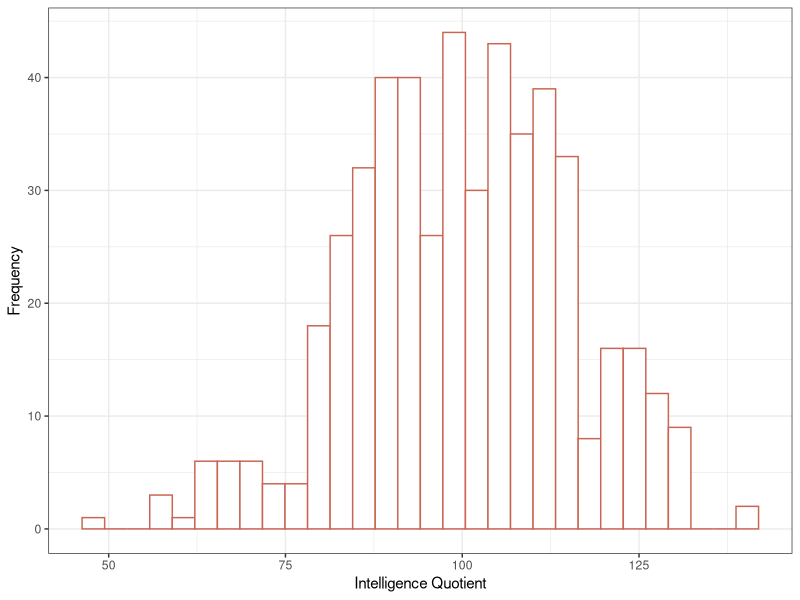
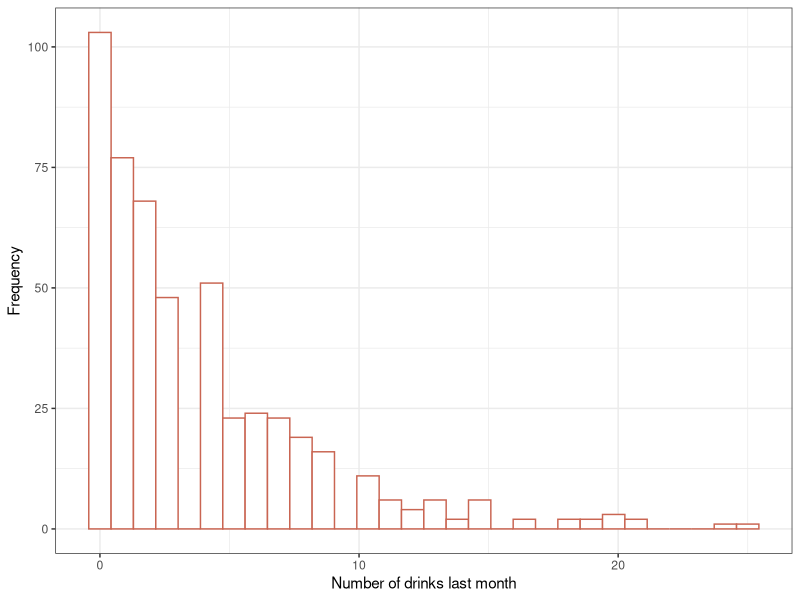
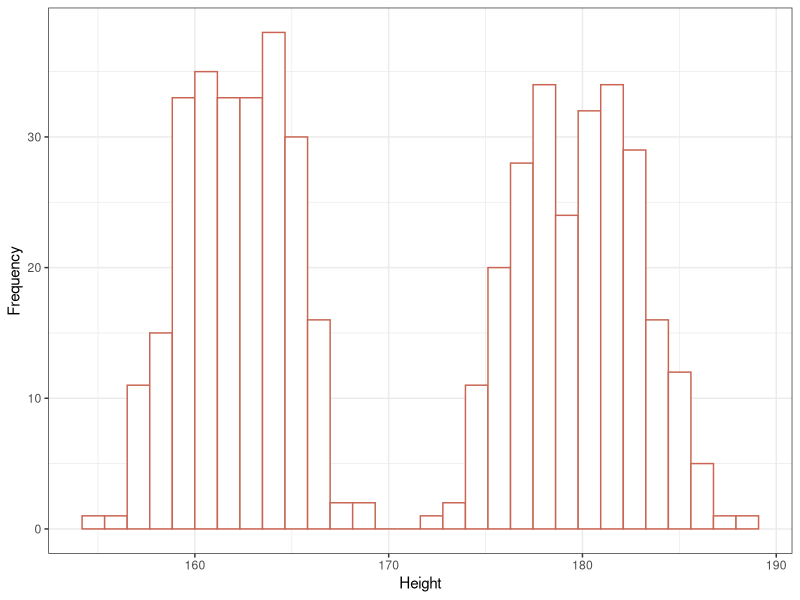
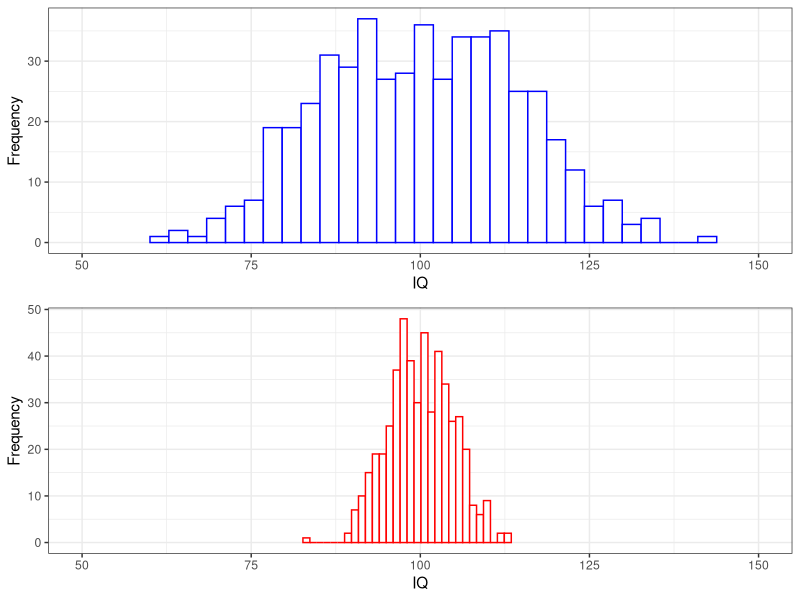
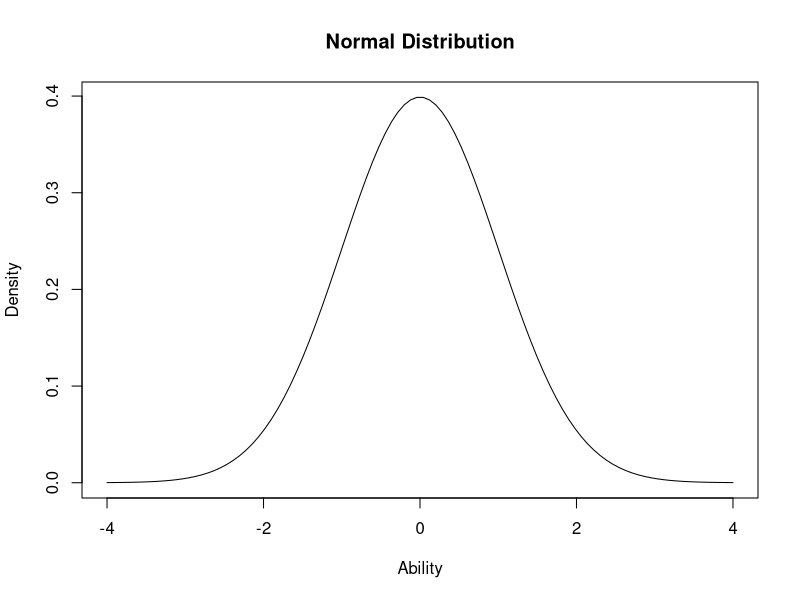
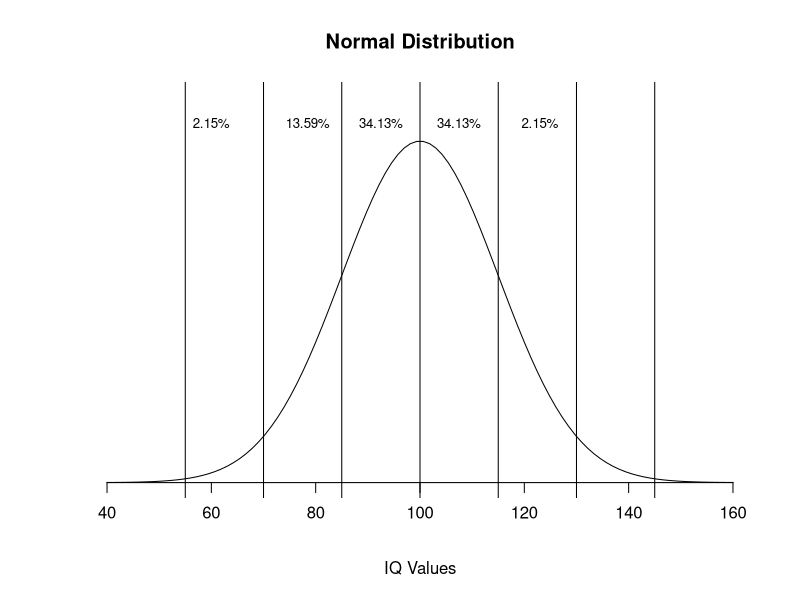

R code for these plots, in order:
# Install the graphics program
install.packages("ggplot2")

# Load the library
library("ggplot2")

# Set up the parameters
sample_size <- 500
mean <- 100
standard_deviation <- 15

# Generate random numbers
x <- rnorm(sample_size, mean, standard_deviation)  

# Plot the data
qplot(x, fill = I("white"), color = I("#c96552")) + theme_bw() + xlab("Intelligence Quotient") + ylab("Frequency")

# -------------------------------

set.seed(107)
x1 <- rnbinom(500, mu = 4, size = 1)
qplot(x1, fill = I("white"), color = I("#c96552")) + theme_bw() + xlab("Number of drinks last month") + ylab("Frequency")

# -------------------------------

set.seed(105)
x1 <- rnorm(250, mean = 162, sd = 3)
x2 <- rnorm(250, mean = 180, sd = 3)
qplot(c(x1,x2), fill = I("white"), color = I("#c96552")) + theme_bw() + xlab("Height") + ylab("Frequency")

# ------------------------------
library("gridExtra")
set.seed(105)
x1 <- rnorm(500, mean = 100, sd = 15)
x2 <- rnorm(500, mean = 100, sd = 5)
g0 <- qplot(x1, fill = I("white"), color = I("blue")) + theme_bw() + xlab("IQ") + ylab("Frequency") + coord_cartesian(xlim = c(50, 150))
g1 <- qplot(x2, fill = I("white"), color = I("red")) + theme_bw() + xlab("IQ") + ylab("Frequency") + coord_cartesian(xlim = c(50, 150))
grid.arrange(g0,g1)

# -----------------------------
x <- seq(-4, 4, length=100)
hx <- dnorm(x)
plot(x, hx, type="l", xlab="Ability", ylab="Density", main="Normal Distribution")

# -----------------------------
mean=100; sd=15
lb=85; ub=115

x <- seq(-4,4,length=100)*sd + mean
hx <- dnorm(x,mean,sd)

plot(x, hx, type="n", xlab="IQ Values", ylab="",
     main="Normal Distribution", axes=FALSE, ylim = c(0,.03))

i.g <- x >= 55 & x <= 145
i.b <- x >= 70 & x <= 130
i.r <- x >= lb & x <= ub
lines(x, hx)


# polygon(c(55,x[i.g],145), c(0,hx[i.g],0), col="green")
# polygon(c(70,x[i.b],130), c(0,hx[i.b],0), col="blue")
# polygon(c(lb,x[i.r],ub), c(0,hx[i.r],0), col="red") 
area <- pnorm(ub, mean, sd) - pnorm(lb, mean, sd)
result <- paste("P(Green) = 99.7%\nP(Blue) = 95.4%\nP(Red) = 68.3%\n")
#text(77, .028,"13.59%", cex = .8)
text(78.5, .028,"13.59%", cex = .8)
text(92.5, .028,"34.13%", cex = .8)
text(107.5, .028,"34.13%", cex = .8)
text(60, .028,"2.15%", cex = .8)
text(123, .028,"2.15%", cex = .8)
abline(v = c(55, 70, 85, 100, 115, 130, 145))

axis(1, at=seq(40, 160, 20), pos=0)

